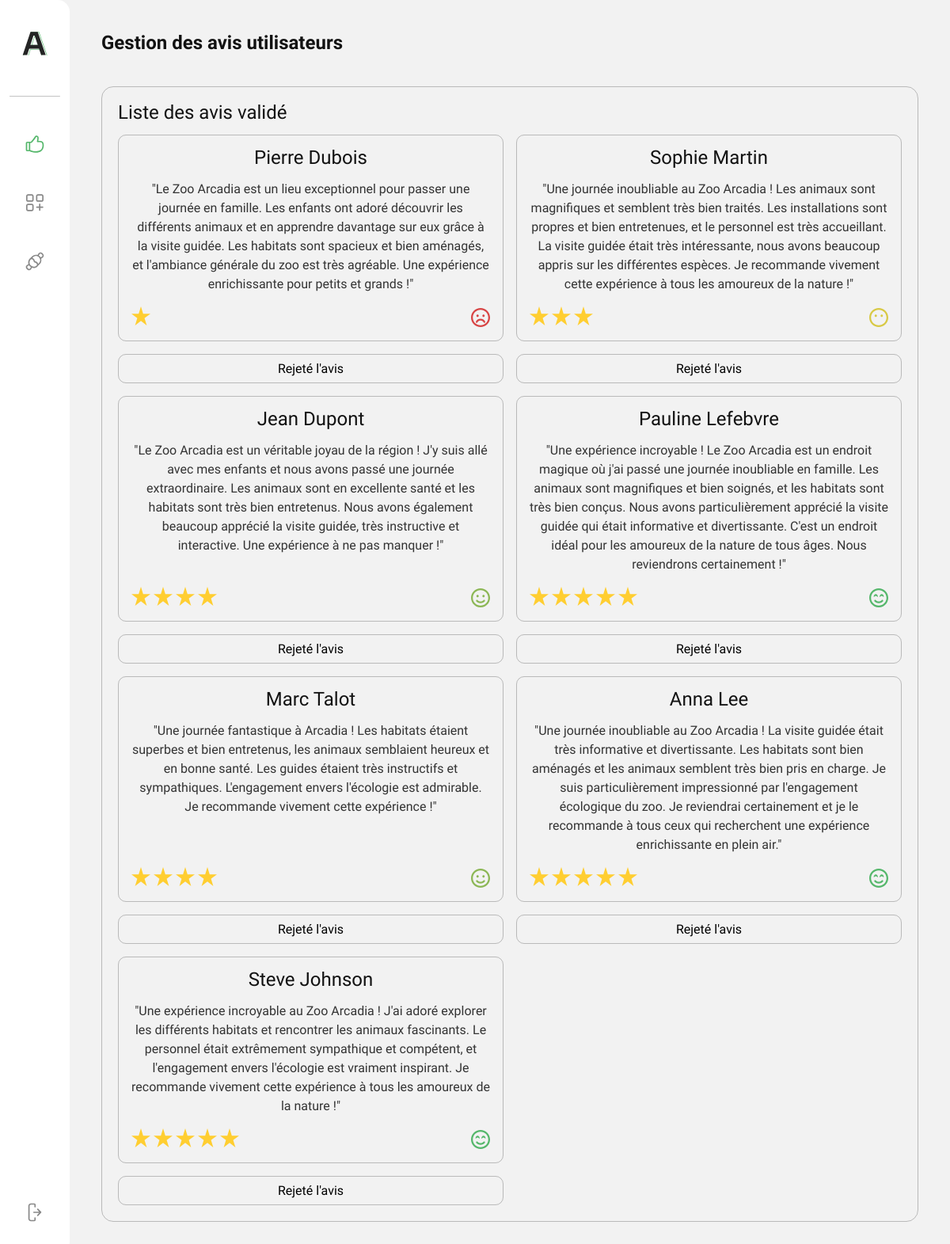
Screenshot of /dashboard/employe/review.php (signed in) with the database file from the repository.
### tables this page shows
CREATE TABLE IF NOT EXISTS `reviews` (
  `id` int NOT NULL AUTO_INCREMENT,
  `nickname` varchar(255) NOT NULL,
  `content` varchar(1000) NOT NULL,
  `note` int UNSIGNED NOT NULL,
  `status` enum('published','pending','rejected') DEFAULT 'pending',
  PRIMARY KEY (`id`)
);

### lib/reviews.php (called while the page is built, shortened)
<?php
function getReviews(PDO $pdo, STRING $status = null, INT $limit = null, INT $page = null): array
{
  $sql = "SELECT * FROM reviews ORDER BY id DESC";
  if ($status) {
    $sql = "SELECT * FROM reviews WHERE status = :status ORDER BY id DESC";
  }
  $stmt = $pdo->prepare($sql);
  if ($status) {
    $stmt->bindValue(':status', $status, PDO::PARAM_STR);
  }
  $stmt->execute();
  return $stmt->fetchAll(PDO::FETCH_ASSOC);
}

### dashboard/employe/review.php (the view, shortened to what this page needs)
<?php
require_once __DIR__ . '/../../lib/pdo.php';
require_once __DIR__ . '/../../lib/reviews.php';
$validateReviews = getReviews($pdo, 'published');
$totalValidateReviews = count($validateReviews);
require_once '../templates/aside-nav.php';
?>
<main class="dashboard__main">
  <h2 class="dashboard__title">Gestion des avis utilisateurs</h2>
  <?php if ($totalValidateReviews > 0) { ?>
  <div class="dashboard__card-wrapper dashboard__card-wrapper--review">
    <h3 class="dashboard__card-title">Liste des avis validé</h3>
    <ul class="dashboard__review-list">
      <?php foreach ($validateReviews as $review) { ?>
        <li class="dashboard__review-wrapper">
          <div class="dashboard__review-item">
            <div class="dashboard__review-text-container">
              <h4 class="review-name"><?= ucfirst($review['nickname']) ?></h4>
              <p class="review-content">"<?= $review['content'] ?>"</p>
            </div>
            <div class="review-note-container">
              <div class="review-stars-container">
                <?php for ($i = 0; $i < $review['note']; $i++) { ?>
                  <svg class="review-star" xmlns="http://www.w3.org/2000/svg" width="24" height="24" viewBox="0 0 24 24" fill="none">
                    <path d="M24 9.18621H14.84L12 0L9.16 9.18621H0L7.4 14.8552L4.6 24L12 18.331L19.4 24L16.56 14.8138L24 9.18621Z" fill="#FFCE31" />
                  </svg>
                <?php } ?>
              </div>
            </div>
          </div>
          <form class="dashboard__review-buttons" method="post">
            <input class="review-button review-one-button review-button--reject" type="submit" name="review_rejected" value="Rejeté l'avis" onclick="return confirm('Êtes-vous sûr de rejeté cet avis ?')">
          </form>
        </li>
      <?php } ?>
    </ul>
  </div>
  <?php } ?>
</main>
</body>
</html>

### dashboard/templates/aside-nav.php (shortened to what this page needs)
<?php
$currentPage = basename($_SERVER['SCRIPT_FILENAME']);
$role = basename(dirname($_SERVER['SCRIPT_NAME']));
$menu = $role . 'Menu';
?>
<!DOCTYPE html>
<html lang="fr-FR">
<head>
  <link rel="stylesheet" href="../../assets/css/main.css">
</head>
<body class="dashboard__body">
  <aside class="aside">
    <nav class="aside__nav">
      <div class="aside__container">
        <a href="../../index.php">
          <img class="aside__nav-logo" width="32" src="../../assets/images/arcadia-favicon.svg" alt="">
        </a>
        <div class="aside__nav-separator"></div>
        <ul class="aside__nav-list">
          <?php foreach ($$menu as $url => $item) { ?>
            <li class="aside__nav-item <?php if($currentPage === $url) { echo 'active'; } ?>">
              <a href="<?=$url?>">
                <?= $item['menu_icon'] ?>
              </a>
            </li>
          <?php } ?>
        </ul>
      </div>
      <a href="../../logout.php" class="aside__logout">
      </a>
    </nav>
  </aside>

### assets/css/main.css (style rules this page uses)
html,body,div,span,applet,object,iframe,h1,h2,h3,h4,h5,h6,p,blockquote,pre,a,abbr,acronym,address,big,cite,code,del,dfn,em,img,ins,kbd,q,s,samp,small,strike,strong,sub,sup,tt,var,b,u,i,center,dl,dt,dd,ol,ul,li,fieldset,form,label,legend,table,caption,tbody,tfoot,thead,tr,th,td,article,aside,canvas,details,embed,figure,figcaption,footer,header,hgroup,menu,nav,output,ruby,section,summary,time,mark,audio,video { margin:0;padding:0;border:0;font-size:100%;font:inherit;vertical-align:baseline }
article,aside,details,figcaption,figure,footer,header,hgroup,menu,nav,section { display:block }
body { line-height:1 }
ol,ul { list-style:none }
a { color:inherit;text-decoration:none }
body,button,input,textarea { font-family:"Sora",sans-serif }
.ecology__subtitle,.animal__card-title,.services__type,.dashboard__title { font-size:1.5rem;line-height:122%;font-weight:600;color:#121212 }
.accordion__title,.testimonial__card-title,.dashboard__card-title,.dashboard__service-title,.dashboard__habitat-title,.dashboard__animal-name,.review-name,.report-name,.animal-name,.animal__card-name,.animal__modal-title,.dashboard__modal-title { font-size:1.5rem;font-weight:400;color:#121212 }
.accordion__answers,.contact__label,.contact__input,.contact__textarea,.dashboard__account-label,.review-content,.animal-content { font-size:1rem;line-height:1.5rem;color:#121212 }
.dashboard__body { background-color:#f2f2f2 }
.aside { background-color:#fff }
.dashboard__body { display:flex }
.dashboard__main { margin:2.5rem;width:100% }
.dashboard__card-wrapper { padding:1.25rem;border:1px solid rgba(18,18,18,.25);border-radius:15px }
.dashboard__card-wrapper--review { margin-top:2.5rem }
.dashboard__card-title { font-weight:500 }
.dashboard__review-list,.dashboard__report-list { margin-top:1rem;display:grid;grid-template-columns:repeat(auto-fill, minmax(350px, 1fr));gap:1rem }
.dashboard__review-text-container,.dashboard__report-text-container { display:flex;flex-direction:column;gap:1rem }
.dashboard__review-wrapper,.dashboard__report-wrapper { display:flex;justify-content:space-between;flex-direction:column;gap:1rem }
.dashboard__review-item,.dashboard__report-item { border:1px solid rgba(18,18,18,.25);border-radius:10px;text-align:center;padding:1rem;display:flex;flex-direction:column;justify-content:space-between;gap:1rem;height:100% }
.dashboard__review-buttons,.dashboard__report-buttons { width:100%;display:flex;justify-content:space-between }
.review-content { color:rgba(18,18,18,.85) !important }
.review-note-container { display:flex;justify-content:space-between;align-items:center }
.review-button { width:48%;border:1px solid rgba(18,18,18,.25);border-radius:10px;padding:.5rem 0;background-color:rgba(0,0,0,0);cursor:pointer;transition:background-color .3s;font-size:1rem }
.review-one-button { width:100% }
.testimonial__card-content,.contact__text,.review-content { font-size:1rem;font-weight:400;line-height:1.5rem;color:rgba(0,0,0,.6) }
.aside { width:-moz-fit-content;width:fit-content;border-radius:0 15px 15px 0 }
.aside__container { display:flex;flex-direction:column;gap:3rem;padding:2.5rem .75rem }
.aside__nav { width:-moz-fit-content;width:fit-content;min-height:100vh;height:100%;display:flex;flex-direction:column;justify-content:space-between }
.aside__nav-logo { padding:0 1rem;transition:all .2s }
.aside__nav-separator { height:1px;background-color:rgba(18,18,18,.25);border-radius:10px }
.aside__nav-list { display:flex;flex-direction:column;gap:3rem;padding:0 1rem }
.aside__nav-item { display:flex;justify-content:center }
.aside__nav-item a svg { fill:rgba(18,18,18,.5);transition:all .2s }
.aside__nav-item.active a svg { fill:#55b76b }
.aside__logout { width:100%;display:flex;padding-bottom:2.5rem;justify-content:center }
.aside__logout svg { fill:rgba(18,18,18,.5);transition:all .2s }

### rows the page displays
reviews: nickname "Pierre Dubois", content "Le Zoo Arcadia est un lieu exceptionnel pour passer une journée en famille. Les enfants ont adoré découvrir les différents animaux et en apprendre davantage sur eux grâce à la visite guidée. Les habitats sont spacieux et bien aménagés, et l'ambiance générale du zoo est très agréable. Une expérience enrichissante pour petits et grands !", note 1 (drawn)
reviews: nickname "Sophie Martin", content "Une journée inoubliable au Zoo Arcadia ! Les animaux sont magnifiques et semblent très bien traités. Les installations sont propres et bien entretenues, et le personnel est très accueillant. La visite guidée était très intéressante, nous avons beaucoup appris sur les différentes espèces. Je recommande vivement cette expérience à tous les amoureux de la nature !", note 3 (drawn)
reviews: nickname "Jean Dupont", content "Le Zoo Arcadia est un véritable joyau de la région ! J'y suis allé avec mes enfants et nous avons passé une journée extraordinaire. Les animaux sont en excellente santé et les habitats sont très bien entretenus. Nous avons également beaucoup apprécié la visite guidée, très instructive et interactive. Une expérience à ne pas manquer !", note 4 (drawn)
reviews: nickname "Pauline Lefebvre", content "Une expérience incroyable ! Le Zoo Arcadia est un endroit magique où j'ai passé une journée inoubliable en famille. Les animaux sont magnifiques et bien soignés, et les habitats sont très bien conçus. Nous avons particulièrement apprécié la visite guidée qui était informative et divertissante. C'est un endroit idéal pour les amoureux de la nature de tous âges. Nous reviendrons certainement !", note 5 (drawn)
reviews: nickname "Marc Talot", content "Une journée fantastique à Arcadia ! Les habitats étaient superbes et bien entretenus, les animaux semblaient heureux et en bonne santé. Les guides étaient très instructifs et sympathiques. L'engagement envers l'écologie est admirable. Je recommande vivement cette expérience !", note 4 (drawn)
reviews: nickname "Anna Lee", content "Une journée inoubliable au Zoo Arcadia ! La visite guidée était très informative et divertissante. Les habitats sont bien aménagés et les animaux semblent très bien pris en charge. Je suis particulièrement impressionné par l'engagement écologique du zoo. Je reviendrai certainement et je le recommande à tous ceux qui recherchent une expérience enrichissante en plein air.", note 5 (drawn)
reviews: nickname "Steve Johnson", content "Une expérience incroyable au Zoo Arcadia ! J'ai adoré explorer les différents habitats et rencontrer les animaux fascinants. Le personnel était extrêmement sympathique et compétent, et l'engagement envers l'écologie est vraiment inspirant. Je recommande vivement cette expérience à tous les amoureux de la nature !", note 5 (drawn)
